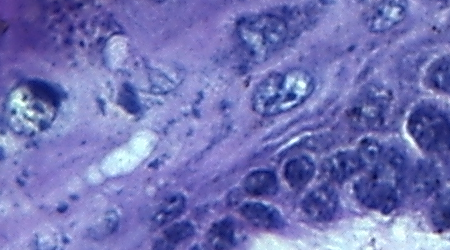
#> input picture images/healthy/healthy-01-roi1.tif, 450 x 250 px
$ python -i adaptative_thresholding.py   (imports and definitions only)
#> lines starting #> are read from the running program, lines starting #| are printed output that depends on the picture; after the words box and inside, x2 and y2 are one past the last pixel; in counts of white or black regions, pixels touching at a corner belong together
# pylint: disable=no-member

import numpy as np
import cv2


def adaptative_thresholding(image_path):
    image = cv2.imread(image_path)
#> image is the input picture: shape (250, 450, 3); mean B, G, R 182, 115.6, 114.6
    if image is None:
        raise ValueError(f"Não foi possível carregar a imagem: {image_path}")

    gray = cv2.cvtColor(image, cv2.COLOR_BGR2GRAY)
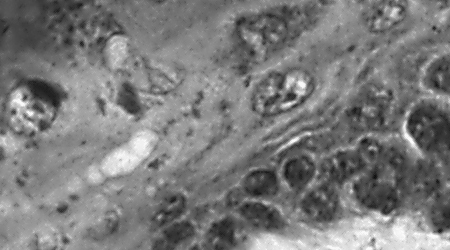
#> gray: shape (250, 450); min 13, max 252, mean 122.9
    blurred = cv2.GaussianBlur(gray, (5, 5), 0)

    threst_mean = cv2.adaptiveThreshold(blurred, 255, cv2.ADAPTIVE_THRESH_MEAN_C,
                                     cv2.THRESH_BINARY_INV, 11, 4)
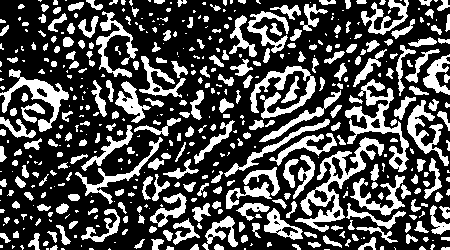
#> threst_mean: shape (250, 450); 31.5% white; 493 white regions (209 under 20 px), largest, box (x1, y1, x2, y2) and area: (295, 137, 384, 232) 1897, (345, 79, 409, 172) 1492, (250, 66, 316, 119) 1198
    threst_gaussian = cv2.adaptiveThreshold(blurred, 255, cv2.ADAPTIVE_THRESH_GAUSSIAN_C,
                                    cv2.THRESH_BINARY_INV, 15, 3)
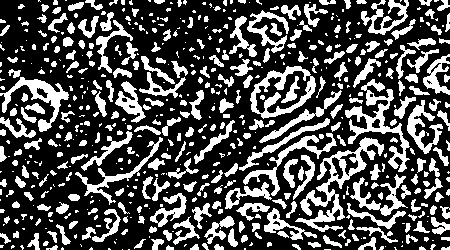
#> threst_gaussian: shape (250, 450); 31.2% white; 592 white regions (283 under 20 px), largest, box (x1, y1, x2, y2) and area: (295, 137, 384, 232) 1905, (345, 79, 410, 172) 1471, (250, 66, 316, 119) 1165
    return threst_mean, threst_gaussian

>>> result = adaptative_thresholding('../../../images/healthy/healthy-01-roi1.tif')

$ run again, on images/healthy/healthy-01-roi3.tif
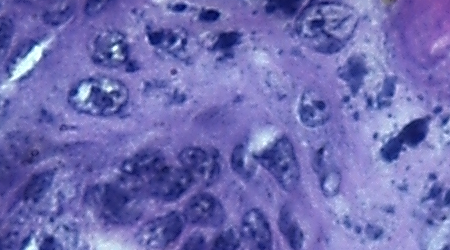
#> input picture images/healthy/healthy-01-roi3.tif, 450 x 250 px
#> in adaptative_thresholding, image is the input picture: shape (250, 450, 3); mean B, G, R 179.1, 109.1, 111.4
#> in adaptative_thresholding, `threst_mean = cv2.adaptiveThreshold(blurred, 255, cv2.ADAPTIVE_THRESH_..`:
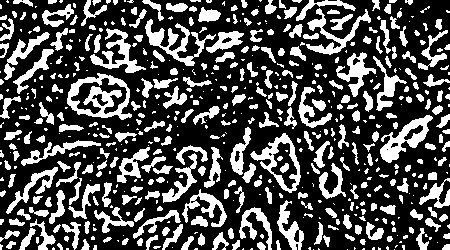
#> threst_mean: shape (250, 450); 30.4% white; 573 white regions (262 under 20 px), largest, box (x1, y1, x2, y2) and area: (67, 73, 132, 120) 1330, (145, 19, 216, 66) 943, (380, 115, 433, 163) 931
#> in adaptative_thresholding, `threst_gaussian = cv2.adaptiveThreshold(blurred, 255, cv2.ADAPTIVE_THR..`:
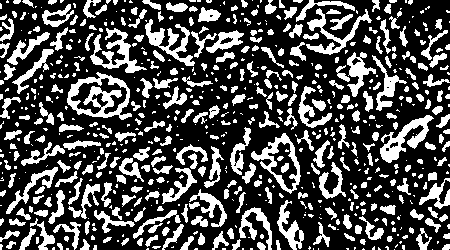
#> threst_gaussian: shape (250, 450); 30.2% white; 672 white regions (344 under 20 px), largest, box (x1, y1, x2, y2) and area: (67, 72, 132, 120) 1291, (380, 115, 434, 163) 904, (90, 28, 147, 73) 877

$ run again, on images/healthy/healthy-01-roi4.tif
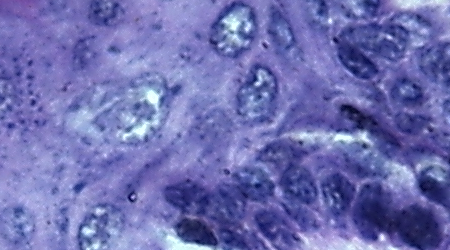
#> input picture images/healthy/healthy-01-roi4.tif, 450 x 250 px
#> in adaptative_thresholding, image is the input picture: shape (250, 450, 3); mean B, G, R 177.1, 111.2, 109.7
#> in adaptative_thresholding, `threst_mean = cv2.adaptiveThreshold(blurred, 255, cv2.ADAPTIVE_THRESH_..`:
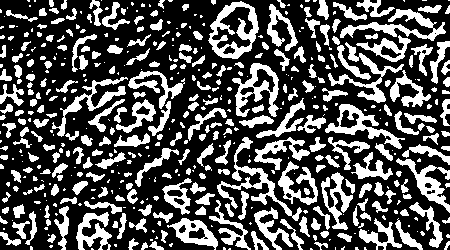
#> threst_mean: shape (250, 450); 32.9% white; 497 white regions (226 under 20 px), largest, box (x1, y1, x2, y2) and area: (208, 1, 259, 59) 1229, (217, 137, 302, 221) 1118, (340, 9, 446, 41) 1036
#> in adaptative_thresholding, `threst_gaussian = cv2.adaptiveThreshold(blurred, 255, cv2.ADAPTIVE_THR..`:
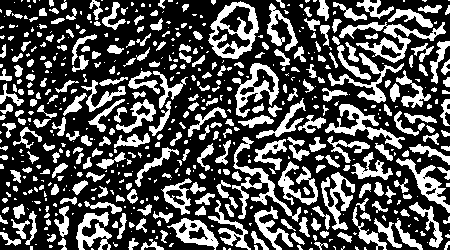
#> threst_gaussian: shape (250, 450); 32.6% white; 584 white regions (291 under 20 px), largest, box (x1, y1, x2, y2) and area: (208, 1, 259, 59) 1201, (339, 22, 446, 63) 1179, (232, 137, 301, 222) 1011

$ run again, on images/healthy/healthy-01-roi5.tif
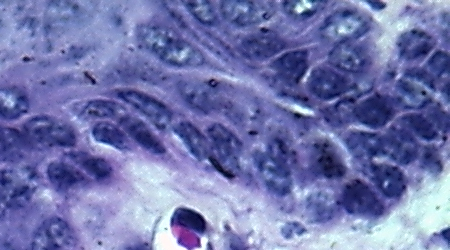
#> input picture images/healthy/healthy-01-roi5.tif, 450 x 250 px
#> in adaptative_thresholding, image is the input picture: shape (250, 450, 3); mean B, G, R 172.7, 116.9, 112
#> in adaptative_thresholding, `threst_mean = cv2.adaptiveThreshold(blurred, 255, cv2.ADAPTIVE_THRESH_..`:
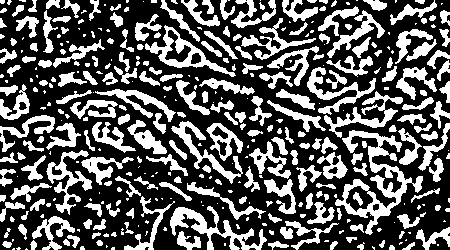
#> threst_mean: shape (250, 450); 35.3% white; 376 white regions (156 under 20 px), largest, box (x1, y1, x2, y2) and area: (335, 130, 423, 235) 2356, (170, 206, 267, 250) 1283, (145, 25, 236, 77) 1036
#> in adaptative_thresholding, `threst_gaussian = cv2.adaptiveThreshold(blurred, 255, cv2.ADAPTIVE_THR..`:
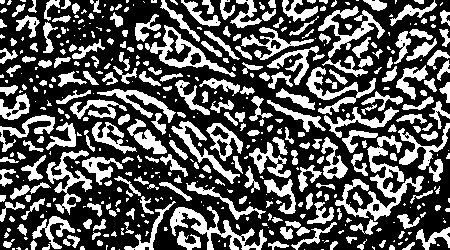
#> threst_gaussian: shape (250, 450); 34.7% white; 466 white regions (211 under 20 px), largest, box (x1, y1, x2, y2) and area: (335, 135, 424, 221) 1850, (170, 206, 267, 250) 1233, (145, 25, 236, 77) 1024
